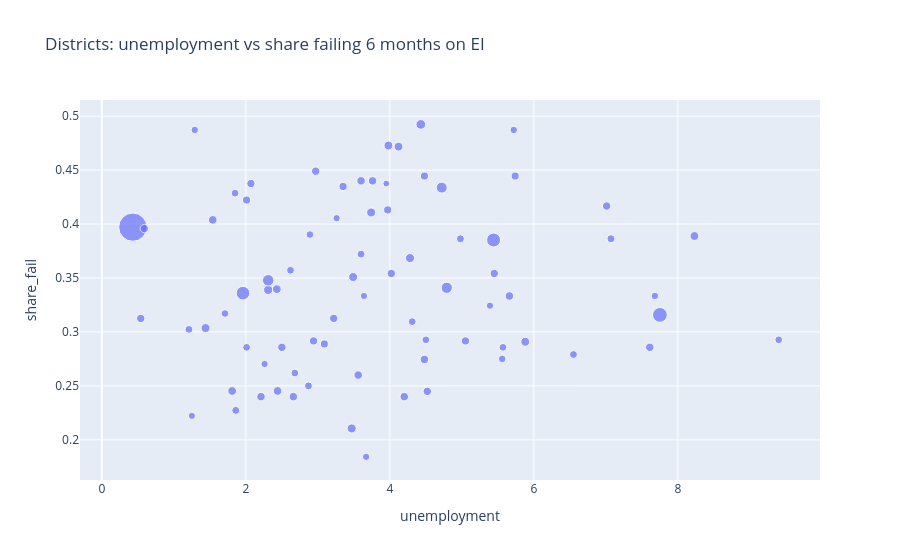

The notebook cell this image was saved under:
### Markdown cell above
## 6. Region

Does local unemployment or salary explain fragility?

### Code cell
r = discovery.regional()
print('corr with unemployment', round(r.share_fail.corr(r.unemployment), 3), '| corr with salary', round(r.share_fail.corr(r.salary), 3))
px.scatter(r, x='unemployment', y='share_fail', size='customers', hover_name='district_name', title='Districts: unemployment vs share failing 6 months on EI').show()

### Figure 1 — Plotly figure (JSON) as saved in the notebook; plotly's stock layout.template omitted (floating-point values rounded to 4 significant figures)
{"data": [{"hovertemplate": "<b>%{hovertext}</b><br><br>unemployment=%{x}<br>share_fail=%{y}<br>customers=%{marker.size}<extra></extra>", "hovertext": ["Hl.m. Praha", "Benesov", "Beroun", "Kladno", "Kolin", "Kutna Hora", "Melnik", "Mlada Boleslav", "Nymburk", "Praha - vychod", "Praha - zapad", "Pribram", "Rakovnik", "Ceske Budejovice", "Cesky Krumlov", "Jindrichuv Hradec", "Pelhrimov", "Pisek", "Prachatice", "Strakonice", "Tabor", "Domazlice", "Cheb", "Karlovy Vary", "Klatovy", "Plzen - mesto", "Plzen - jih", "Plzen - sever", "Rokycany", "Sokolov", "Tachov", "Ceska Lipa", "Decin", "Chomutov", "Jablonec n. Nisou", "Liberec", "Litomerice", "Louny", "Most", "Teplice", "Usti nad Labem", "Havlickuv Brod", "Hradec Kralove", "Chrudim", "Jicin", "Nachod", "Pardubice", "Rychnov nad Kneznou", "Semily", "Svitavy", "Trutnov", "Usti nad Orlici", "Blansko", "Brno - mesto", "Brno - venkov", "Breclav", "Hodonin", "Jihlava", "Kromeriz", "Prostejov", "Trebic", "Uherske Hradiste", "Vyskov", "Zlin", "Znojmo", "Zdar nad Sazavou", "Bruntal", "Frydek - Mistek", "Jesenik", "Karvina", "Novy Jicin", "Olomouc", "Opava", "Ostrava - mesto", "Prerov", "Sumperk", "Vsetin"], "legendgroup": "", "marker": {"color": "#636efa", "size": [554, 42, 50, 48, 65, 48, 44, 56, 46, 48, 48, 42, 37, 41, 50, 52, 42, 46, 55, 36, 48, 36, 50, 42, 42, 45, 39, 45, 43, 38, 50, 48, 49, 39, 43, 57, 37, 54, 41, 44, 45, 48, 49, 50, 41, 59, 53, 53, 37, 48, 49, 57, 50, 128, 53, 44, 41, 32, 57, 51, 45, 44, 49, 92, 39, 53, 43, 83, 48, 152, 42, 88, 56, 135, 51, 55, 40], "sizemode": "area", "sizeref": 1.385, "symbol": "circle"}, "mode": "markers", "name": "", "orientation": "v", "showlegend": false, "type": "scatter", "x": [0.43, 1.85, 2.21, 5.05, 4.43, 4.02, 2.87, 1.44, 3.97, 0.54, 0.59, 4.31, 3.26, 1.71, 3.6, 1.54, 2.62, 3.35, 3.98, 3.64, 2.07, 1.25, 2.66, 2.01, 2.68, 3.09, 1.29, 2.01, 3.6, 3.67, 4.2, 3.22, 7.61, 7.68, 1.21, 4.28, 5.39, 8.23, 9.4, 7.07, 4.48, 2.94, 2.5, 3.76, 2.89, 2.31, 1.81, 2.44, 2.26, 5.45, 2.97, 3.49, 3.56, 1.96, 2.43, 4.98, 4.5, 3.95, 3.47, 4.48, 5.74, 1.86, 4.52, 2.31, 5.72, 4.12, 6.55, 4.72, 7.01, 7.75, 5.57, 4.79, 3.74, 5.44, 5.66, 5.88, 5.56], "xaxis": "x", "y": [0.3971, 0.4286, 0.24, 0.2917, 0.4923, 0.3542, 0.25, 0.3036, 0.413, 0.3125, 0.3958, 0.3095, 0.4054, 0.3171, 0.44, 0.4038, 0.3571, 0.4348, 0.4727, 0.3333, 0.4375, 0.2222, 0.24, 0.2857, 0.2619, 0.2889, 0.4872, 0.4222, 0.3721, 0.1842, 0.24, 0.3125, 0.2857, 0.3333, 0.3023, 0.3684, 0.3243, 0.3889, 0.2927, 0.3864, 0.4444, 0.2917, 0.2857, 0.44, 0.3902, 0.339, 0.2453, 0.2453, 0.2703, 0.3542, 0.449, 0.3509, 0.26, 0.3359, 0.3396, 0.3864, 0.2927, 0.4375, 0.2105, 0.2745, 0.4444, 0.2273, 0.2449, 0.3478, 0.4872, 0.4717, 0.2791, 0.4337, 0.4167, 0.3158, 0.2857, 0.3409, 0.4107, 0.3852, 0.3333, 0.2909, 0.275], "yaxis": "y"}], "layout": {"legend": {"itemsizing": "constant", "tracegroupgap": 0}, "title": {"text": "Districts: unemployment vs share failing 6 months on EI"}, "xaxis": {"anchor": "y", "domain": [0.0, 1.0], "title": {"text": "unemployment"}}, "yaxis": {"anchor": "x", "domain": [0.0, 1.0], "title": {"text": "share_fail"}}}}
